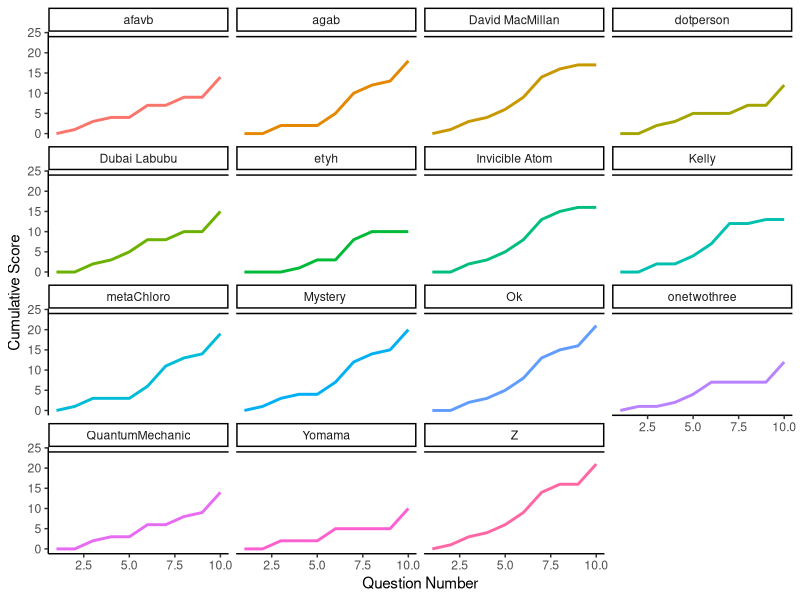

R code for this plot:
library(dplyr)
library(ggplot2)
library(tidyr)

# Import the results
quiz_results <- read.csv("results.csv")

# Reshape the df
quiz_long <- quiz_results %>%
  pivot_longer(cols = starts_with("X"), 
               names_to = "question", 
               values_to = "answer") %>%
  mutate(question = as.numeric(gsub("X", 
                                    "", 
                                    question))) %>%
  arrange(Name, 
          question) %>%
  group_by(Name) %>%
  mutate(cum_score = cumsum(answer))

cumul_score_plot <- ggplot(quiz_long, 
                           aes(x = question, 
                               y = cum_score, 
                               group = Name, 
                               color = Name)) +
  geom_hline(yintercept = 24) +
  geom_line(size = 1) +
  labs(x = "Question Number",
    y = "Cumulative Score") +
  ylim(0,24) +
  facet_wrap(~ Name) +
  theme_classic() +
  theme(legend.position = "none")

# Get avg final score
avg_final <- mean((quiz_long %>%
                     ungroup() %>%
                     filter(question == 10))$cum_score)

sd_final <- sd((quiz_long %>%
                     ungroup() %>%
                     filter(question == 10))$cum_score)